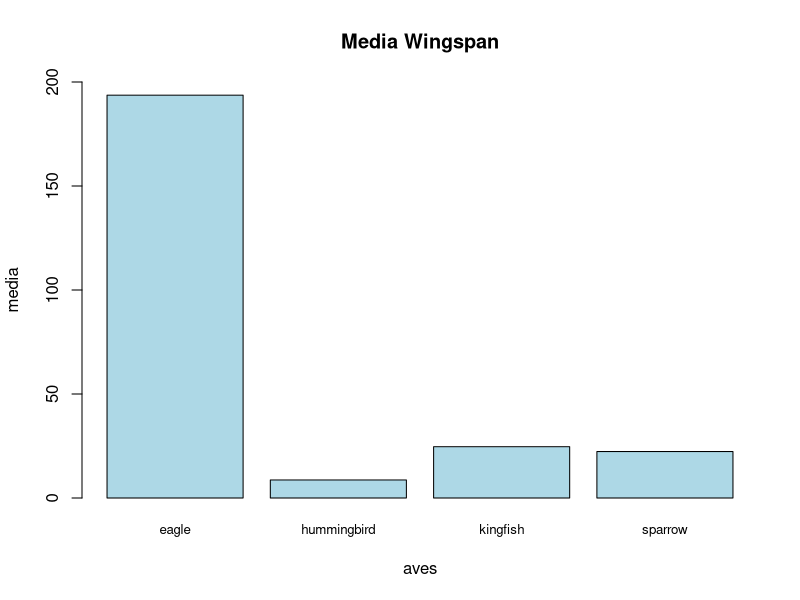

Source code (R):
## Ejercicio: values of the wingspan (in cm) measured on four different species of birds
## Escrito by Norali Diaz 29/12/2025
## Producir un barplot de la media de wingspan de cada especie y guardarlo en la computadora


# Intalar paquetes ----

install.packages("dplyr")

# Libreria ----

library(dplyr)

# Set Work Directory ----

setwd("~/Desktop/DataScience for Ecologist/CC_course_stream1-master/TinySteps")

# Importar datos ----

w <- read.csv("Wingspan.csv")

# Chequear ----

head(w)                
tail(w)                
str(w) 

w$bird_sp <- as.factor(w$bird_sp)
class(w$bird_sp)

dim(w)
summary(w)
summary(w$bird_sp)

## Calcular la media

eagle <- filter(w, bird_sp == "eagle")
hummingbird <- filter(w, bird_sp == "hummingbird")
kingfisher <- filter(w, bird_sp == "kingfisher")
sparrow <- filter(w, bird_sp == "sparrow")

a <- mean(eagle$wingspan)
b <- mean(hummingbird$wingspan)
c <- mean(kingfisher$wingspan)
d <- mean(sparrow$wingspan)

a
b
c
d

## Crear un barplot

aves <- c(a, b, c, d)
names(aves) <- c("eagle",
                 "hummingbird",
                 "kingfish",
                 "sparrow")

barplot(aves, col = "lightblue", main = "Media Wingspan", xlab = "aves", ylab = "media", ylim = c(0, 200), cex.names = 0.8)
